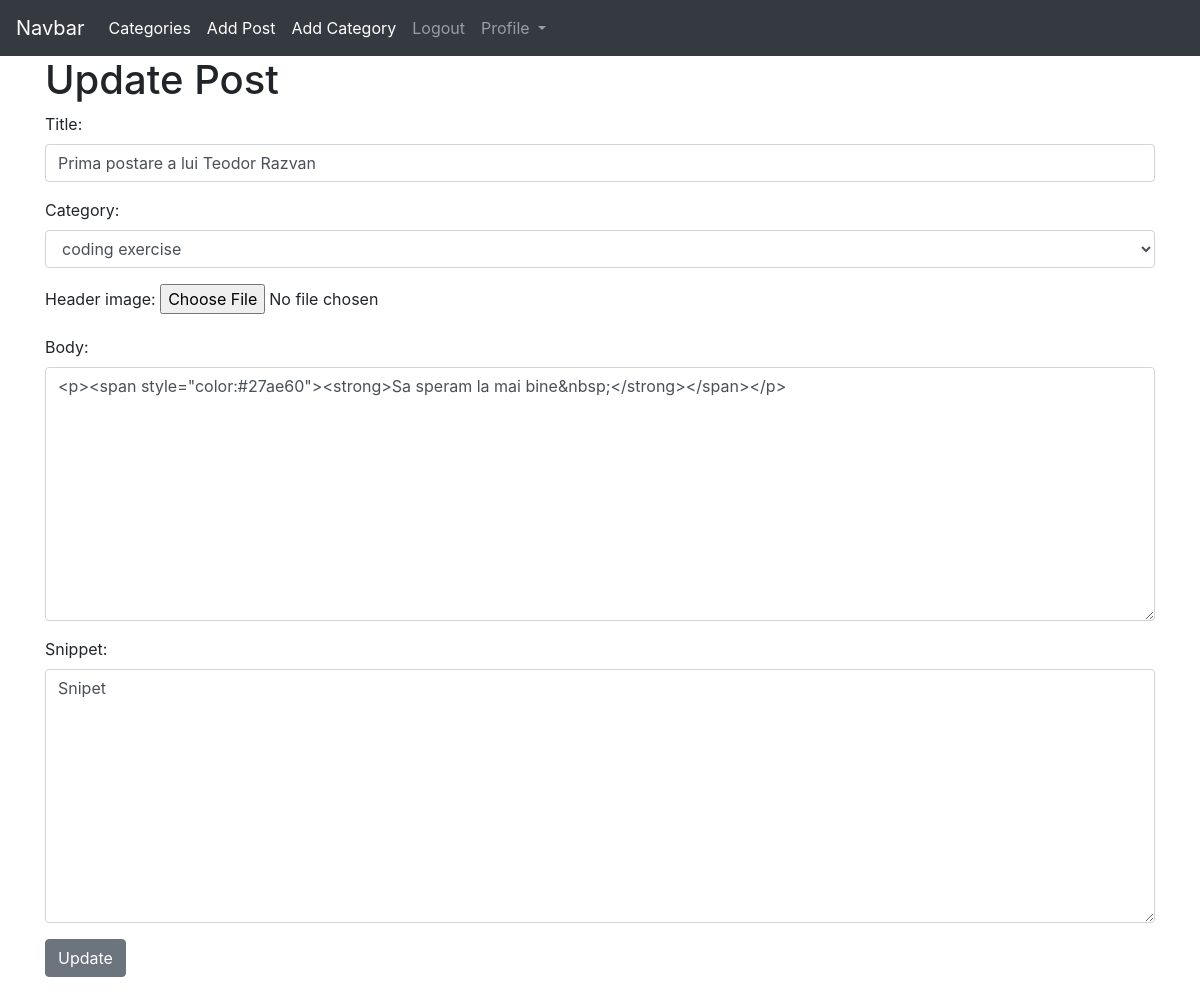
The page /article/edit/15 (signed in) on the database its author committed.
### main/models.py (models this page shows, shortened)
class Post(models.Model):
    title = models.CharField(max_length=255)
    header_image = models.ImageField(null=True, blank=True, upload_to="images/")
    author = models.ForeignKey(User, on_delete=models.CASCADE)
    body = RichTextField(blank=True, null=True)
    post_date = models.DateField(auto_now_add=True)
    category = models.CharField(max_length=255, default='coding')
    likes = models.ManyToManyField(User, related_name='blog_posts')
    snippet = models.CharField(max_length=255)

### main/views.py (the view)
# urls.py: path('article/edit/<int:pk>', UpdatePostView.as_view(), name='update_post'),
class UpdatePostView(UpdateView):
    model = Post
    template_name = 'update_post.html'
    form_class = PostForm

### main/forms.py
class PostForm(forms.ModelForm):
    class Meta:
        model = Post
        fields = ('title', 'author', 'category', 'header_image', 'body', 'snippet')
        widgets = {
            'title': forms.TextInput(attrs={'class':'form-control', 'placeholder':'Enter post title'}),
            'author': forms.TextInput(attrs={'class':'form-control', 'value':'', 'id': 'user', 'type':'hidden'}),
            'category': forms.Select(choices=choices, attrs={'class':'form-control'}),
            'body': forms.Textarea(attrs={'class':'form-control', 'placeholder':'Do your thing Girl!'}),
            'snippet': forms.Textarea(attrs={'class': 'form-control'})
        }

### main/templates/update_post.html (shortened to what this page needs)
{% extends 'base.html' %}
{% block content %}
{% if user.is_authenticated %}
  {% if user.id == post.author.id %}
    <h1>Update Post</h1>
    <div class="form-group">
      <form method="POST">
          {{ form.as_p }}
        <button class="btn btn-secondary">Update</button>
    </div>
  {% else %}
  <h2>You are not allowed here.</h2>
  {% endif %}
{% else %}
  <h2>You must be loged in to edit.</h2>
{% endif %}
{% endblock %}

### rows shown on the page
Post: title "Prima postare a lui Teodor Razvan", category "coding exercise", body "<p><span style=\"color:#27ae60\"><strong>Sa speram la mai bine&nbsp;</strong></span></p>", snippet "Snipet"
